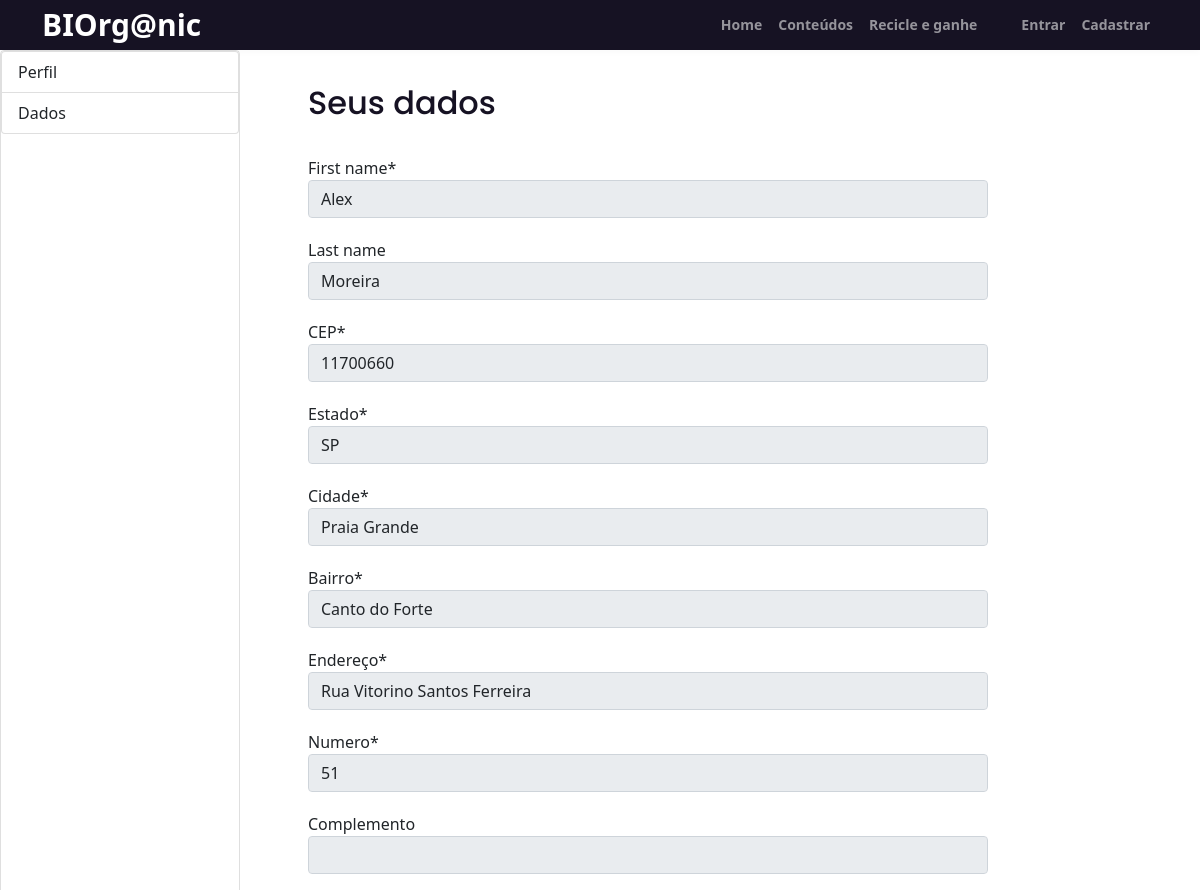
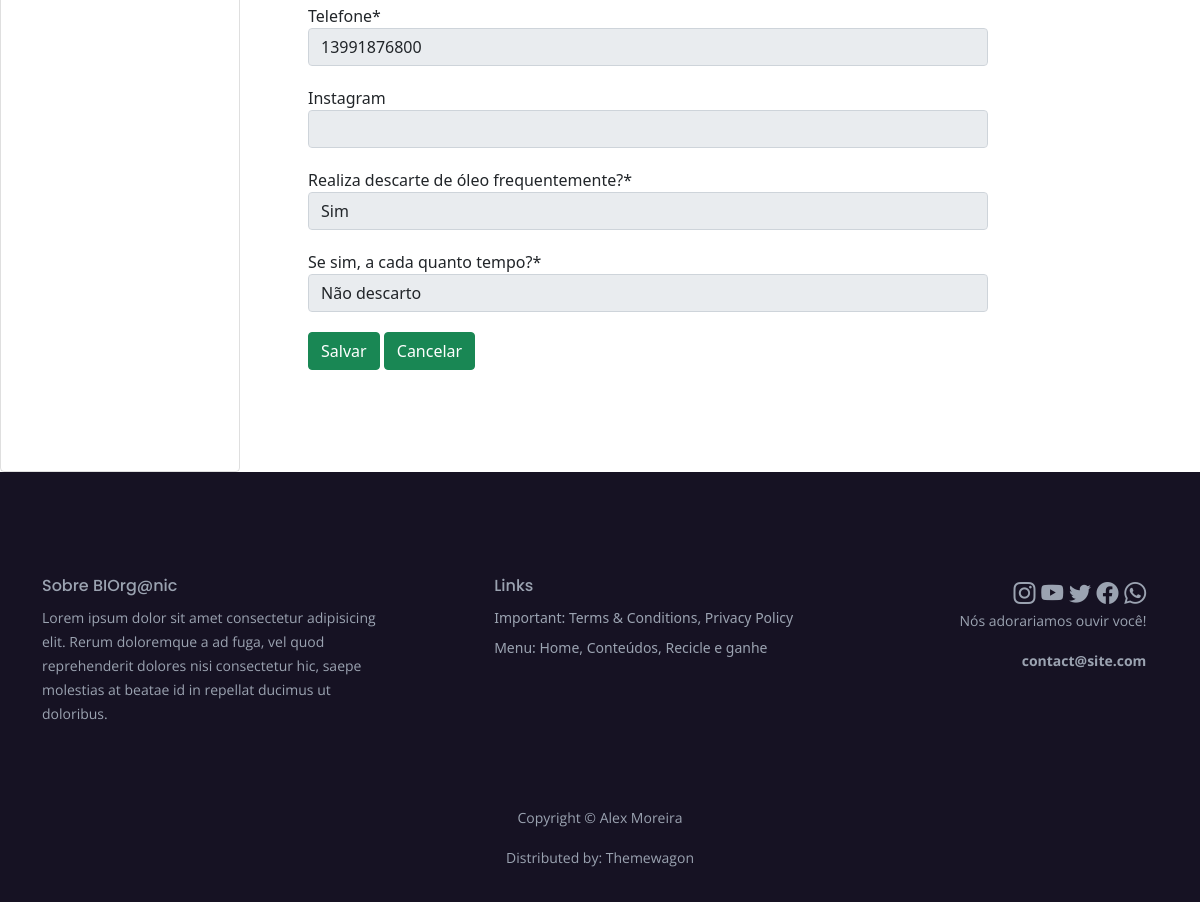
Page /accounts/data/31/ on the committed database (2 pictures, top to bottom).
### users/models.py (models this page shows)
class User(AbstractUser):
    cep = models.CharField(verbose_name='CEP', max_length=9, default= '')
    uf = models.CharField(verbose_name='Estado', max_length=20, default= '')
    city = models.CharField(verbose_name='Cidade', max_length=30, default= '')
    block = models.CharField(verbose_name='Bairro', max_length=30, default= '')
    address = models.CharField(verbose_name='Endereço', max_length=50, default= '')
    number = models.CharField(verbose_name='Numero', max_length=10, default= '')
    complement = models.CharField(verbose_name='Complemento', max_length=30, default= '', blank=True)
    phone = models.CharField(verbose_name='Telefone', max_length=14, default= '')
    insta = models.CharField(verbose_name='Instagram', max_length=30, default= '', blank=True)
    descard = models.CharField(max_length=3, verbose_name='Realiza descarte de óleo frequentemente?', default=False, choices=[
        ('Sim', 'Sim'),
        ('Não', 'Não')
    ])
    time = models.CharField(max_length=30, verbose_name='Se sim, a cada quanto tempo?', default= '', choices=[
        ('Não descarta', 'Não descarto'),
        ('Duas semanas', 'A cada duas semanas'),
        ('Um mês', 'A cada um mês'),
        ('Dois meses', 'A cada dois meses')
    ])
    full = models.BooleanField(verbose_name='Completo', default=False)

### users/views.py (the view)
# urls.py: path('data/<int:id>/', views.view_data, name='data'),
def view_data(request, id):
    user = get_object_or_404(User, pk=id)
    form = DataForm(instance=user)
    if request.method == 'POST':
        return False
    else:
        return render(request, 'account/data.html', {'form': form})

### users/forms.py
class DataForm(forms.ModelForm):
    class Meta():
        model = User
        fields = DataFormEdit().fields
    def __init__(self, *args, **kwargs):
        super().__init__(*args, **kwargs)
        self.fields['first_name'].widget.attrs.update({'disabled': ''})
        self.fields['first_name'].required = True
        self.fields['last_name'].widget.attrs.update({'disabled': ''})
        self.fields['cep'].widget.attrs.update({'disabled': ''})
        self.fields['uf'].widget.attrs.update({'disabled': ''})
        self.fields['city'].widget.attrs.update({'disabled': ''})
        self.fields['block'].widget.attrs.update({'disabled': ''})
        self.fields['address'].widget.attrs.update({'disabled': ''})
        self.fields['number'].widget.attrs.update({'disabled': ''})
        self.fields['complement'].widget.attrs.update({'disabled': ''})
        self.fields['phone'].widget.attrs.update({'disabled': ''})
        self.fields['insta'].widget.attrs.update({'disabled': ''})
        self.fields['descard'].widget.attrs.update({'disabled': ''})
        self.fields['time'].widget.attrs.update({'disabled': ''})

### templates/account/data.html (shortened to what this page needs)
{% extends 'account/base_profile.html' %}
{% load crispy_forms_tags %}
{% block content_profile %}
<div class="data">
    <form method="POST">
        <h2 class="data-title">Seus dados</h2>
        {{ form|crispy }}
        <button class="btn btn-success" type="submit">Salvar</button>
        <button class="btn btn-success" >Cancelar</button>
    </form>
</div>
{% endblock %}

### static/css/styles.css (style rules this page uses)
body, html { width: 100%; height: 100%; }
body, p { color: #53575a; font: 400 1rem/1.625rem "Open Sans", sans-serif; }
h2 { color: #161223; font-weight: 600; font-size: 2rem; line-height: 2.5rem; font-family: "Poppins" }
.form-group { position: relative; margin-bottom: 1.25rem; }

### static/css/custom_styles.css (style rules this page uses)
.profile-content .data { margin: 0 10%; width: 680px; }
.profile-content .data h2 { margin: 5% 0; }
.profile-content .data form { margin-bottom: 15%; }

### rows in the picture
User: first_name "Alex", last_name "Moreira", cep "11700660", uf "SP", city "Praia Grande", block "Canto do Forte", address "Rua Vitorino Santos Ferreira", number "51", phone "13991876800", descard "Sim", time "Não descarto"
